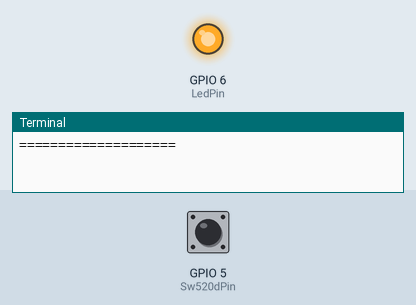
Simulated run of this program. Board: Raspberry Pi (BCM pin numbers). On the bench: output pins drawn as LEDs (lit = HIGH), the last lines printed to the terminal. Dashed ring = blinking. Inputs (shaded band) come from the test bench; at power-on: GPIO 5 (Sw520dPin) LOW.

Above: at 1.2 s.
1.3 s: GPIO 5 (Sw520dPin) pulled HIGH for 3.2 s
At 4.8 s:
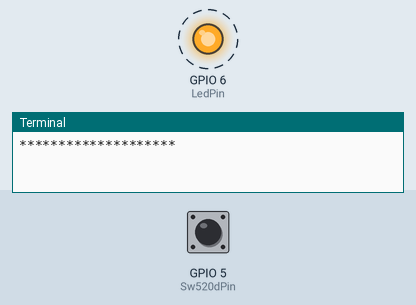
Timing chart, 0 to 6.3 s (numbered marks = the images above; inputs shaded):
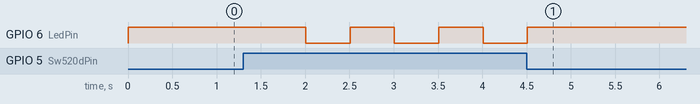

Measured:
- after the input at 1.3 s, GPIO 6 (LedPin): alternates HIGH for 0.50 s and LOW for 0.50 s, 6 changes in all, then stays HIGH, starting after 0.71 s

The program:

14_SW520DTiltSwitchwithRaspberry_Pi.py
```python
###########################################################################
#Filename      :sw520d.py
#Description   :If the SW520D tilt,red LED flashing to alarm
#Company       :SunRobotics Technologies
#Website       :www.sunrobotics.co.in
#E-mail        :support@sunrobotics.co.in(For Any Query)
############################################################################

import RPi.GPIO as GPIO
import time

# set #5 as LED pin
LedPin = 6
# set #6 as SW520D Pin
Sw520dPin = 5

#print message at the begining ---custom function
def print_message():
    print ('==================================')
    print ('|            LED Alarm           |')
    print ('|        ----------------        |')
    print ('|        If SW520D Tilt          |')
    print ('|                                |')
    print ('|        LED Will Blink          |')
    print ('|        ----------------        |')
    print ('|                                |')
    print ('|                                |')
    print ('==================================\n')
    print ('Program is running...')
    print ('Please press Ctrl+C to end the program...')


#setup function for some setup---custom function
def setup():
    GPIO.setwarnings(False)
    #set the gpio modes to BCM numbering
    GPIO.setmode(GPIO.BCM)
    #set LedPin's mode to output,and initial level to HIGH(3.3V)
    GPIO.setup(LedPin,GPIO.OUT,initial=GPIO.HIGH)
    GPIO.setup(Sw520dPin,GPIO.IN)


#main function
def main():
    #print info
    print_message()
    while True:
        #read Sw520dPin's level
        if(GPIO.input(Sw520dPin)):
            GPIO.output(LedPin,GPIO.LOW)
            time.sleep(0.5)
            GPIO.output(LedPin,GPIO.HIGH)
            time.sleep(0.5)
            print ('********************')
            print ('*     tilting!     *')
            print ('********************')
            print ('\n')
        else:
            GPIO.output(LedPin,GPIO.HIGH)
            print ('====================')
            print ('=     Not tilt...  =')
            print ('====================')
            print ('\n')
            time.sleep(1)

#define a destroy function for clean up everything after the script finished
def destroy():
    #turn off LED
    GPIO.output(LedPin,GPIO.HIGH)
    #release resource
    GPIO.cleanup()
#
# if run this script directly ,do:
if __name__ == '__main__':
    setup()
    try:
            main()
    #when 'Ctrl+C' is pressed,child program destroy() will be executed.
    except KeyboardInterrupt:
        destroy()
```
